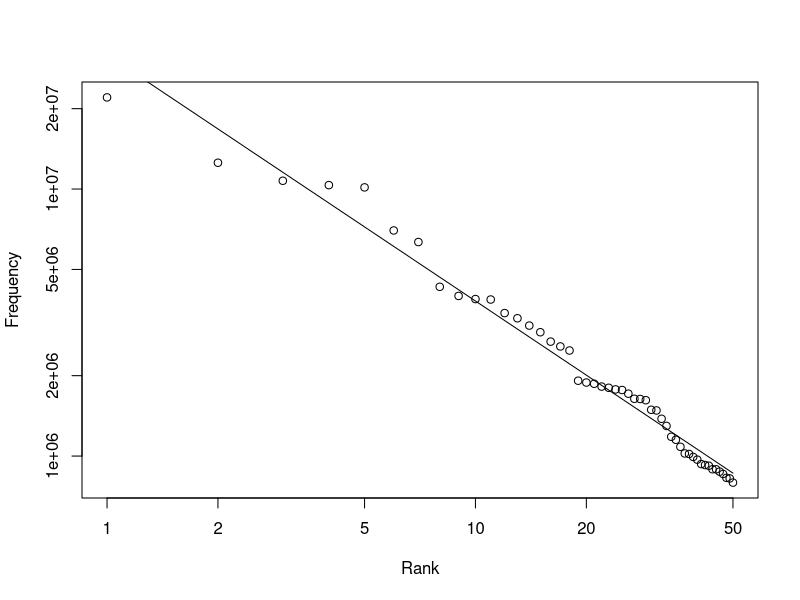

This chart was generated by the following R code:
################
# Regresión lineal para probar la ley de Zipf 
# https://plus.maths.org/content/statistics-language#comment-8636

rank<-seq(1,50,1)
freq<-c(22038615, 12545825, 10741073, 10343885, 10144200, 6996437, 6332195, 4303955, 3978265, 3872477, 3856916, 3430996, 3281454, 3081151, 2909254, 2683014, 2573587, 2485306, 1915138, 1885366, 1865580, 1820935, 1801708, 1776767, 1767638, 1712406, 1638830, 1635914, 1619007, 1490548, 1481869, 1379320, 1296879, 1181023, 1151045, 1083029, 1022775, 1018283, 992596, 969591, 933542, 925515, 919821, 892535, 892102, 874406, 857168, 829018, 824568, 795534)
plot(rank,freq,log="xy",xlab="Rank",ylab="Frequency") 
xl<-log(rank) 
yl<-log(freq) 
est<-lm(yl~xl) 
summary(est) 
p<-predict(est) 
px<-exp(p) 
points(rank,px,type="l")
